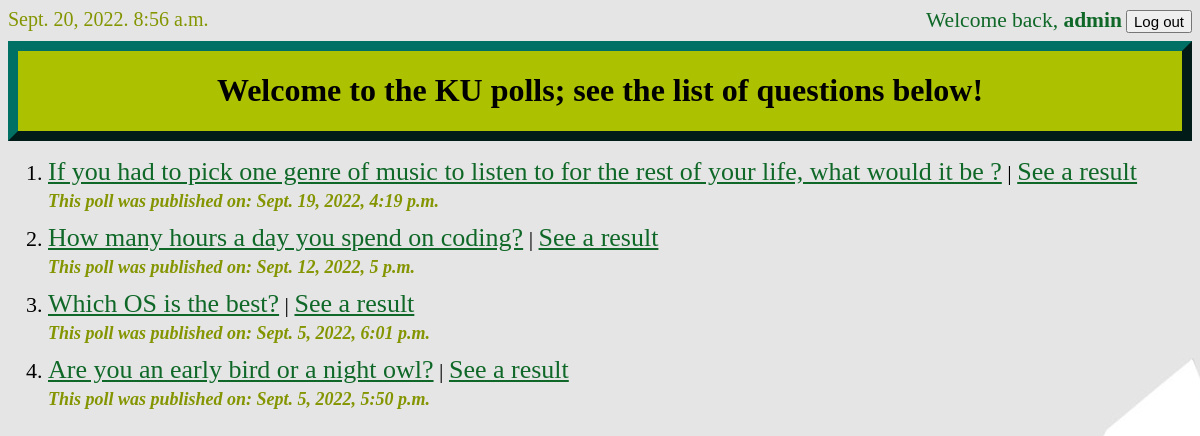
The page /polls/ (signed in) on the database its author committed.
### polls/models.py (models this page shows, shortened)
class Question(models.Model):
    question_text = models.CharField(max_length=200)
    pub_date = models.DateTimeField("date published")
    end_date = models.DateTimeField("end date", null=True, blank=True)

### polls/views.py (the view)
# urls.py: path("", views.IndexView.as_view(), name="index"),
class IndexView(generic.ListView):
    template_name = "polls/index.html"
    context_object_name = "latest_question_list"
    def get_queryset(self):
        return Question.objects.filter(pub_date__lte=timezone.now()).order_by('-pub_date')[:5]

### polls/templates/polls/index.html (shortened to what this page needs)
{% load static %}
<link rel="stylesheet" type="text/css" href="{% static 'polls/style.css' %}">
<div style="padding-bottom: 10px;">
    <div id="div1" class="time">{% now "N d, Y. g:i a" %}</div>
    {% if user.is_authenticated %}
    <div id="div2" class="welcomeContainer">
        <div id="bloc1" class="welcomeText">Welcome back, <strong>{{ user.username }}</strong></div>
        <a id="bloc2" href="{% url 'logout'%}"><input type="button" value="Log out"></a>
    </div>
    {% else %}
    <div id="div2" class="welcomeContainer">
        <div id="bloc1" class="welcomeText">You have not yet logged in!</div>
        <a id="bloc2" href="{% url 'login'%}?next={{request.path}}"><input type="button" value="Log in"></a>
    </div>
    {% endif %}
</div>
<div class="myDiv">
    <h1>Welcome to the KU polls; see the list of questions below!</h1>
</div>
{% if latest_question_list %}
    <ul>
    {% for question in latest_question_list %}
        <li style="list-style-type: number; padding-bottom: 10px;">
            <a class="pollsQuestions" href="{% url 'polls:detail' question.id %}">{{ question.question_text }}</a>
            <a style="color: black;"> | </a>
            <a class="pollsQuestions" href="{% url 'polls:results' question.id %}"> See a result</a><br>
            <b class="pubDate">This poll was published on: {{ question.pub_date }}</b>
        </li>
    {% endfor %}
    </ul>
{% else %}
    <p>No polls are available.</p>
{% endif %}

### polls/static/polls/style.css (style rules this page uses)
li a { color: green; font-size: 22px; }
li { font-size: 22px; }
input { font-size: 15px; }
.pollsQuestions { font-size: 26px; color: #0f6828; }
.myDiv { border: 10px outset #007064; background-color: #acc100; text-align: center; }
.welcomeText { font-size: 21.5px; color: #0f6828; }
.welcomeContainer { float: right; }
#bloc1, #bloc2 { display: inline; }
#div1, #div2 { display: inline; }
.time { font-size: 20px; color: #849500; }
.pubDate { font-size: 18px; font-style: italic; color: #849500; }

### rows shown on the page
Question: question_text "If you had to pick one genre of music to listen to for the rest of your life, what would it be ?", pub_date "Sept. 19, 2022, 4:19 p.m."
Question: question_text "How many hours a day you spend on coding?", pub_date "Sept. 12, 2022, 5 p.m."
Question: question_text "Which OS is the best?", pub_date "Sept. 5, 2022, 6:01 p.m."
Question: question_text "Are you an early bird or a night owl?", pub_date "Sept. 5, 2022, 5:50 p.m."

### other values the page prints
{{ user.username }} "admin"
